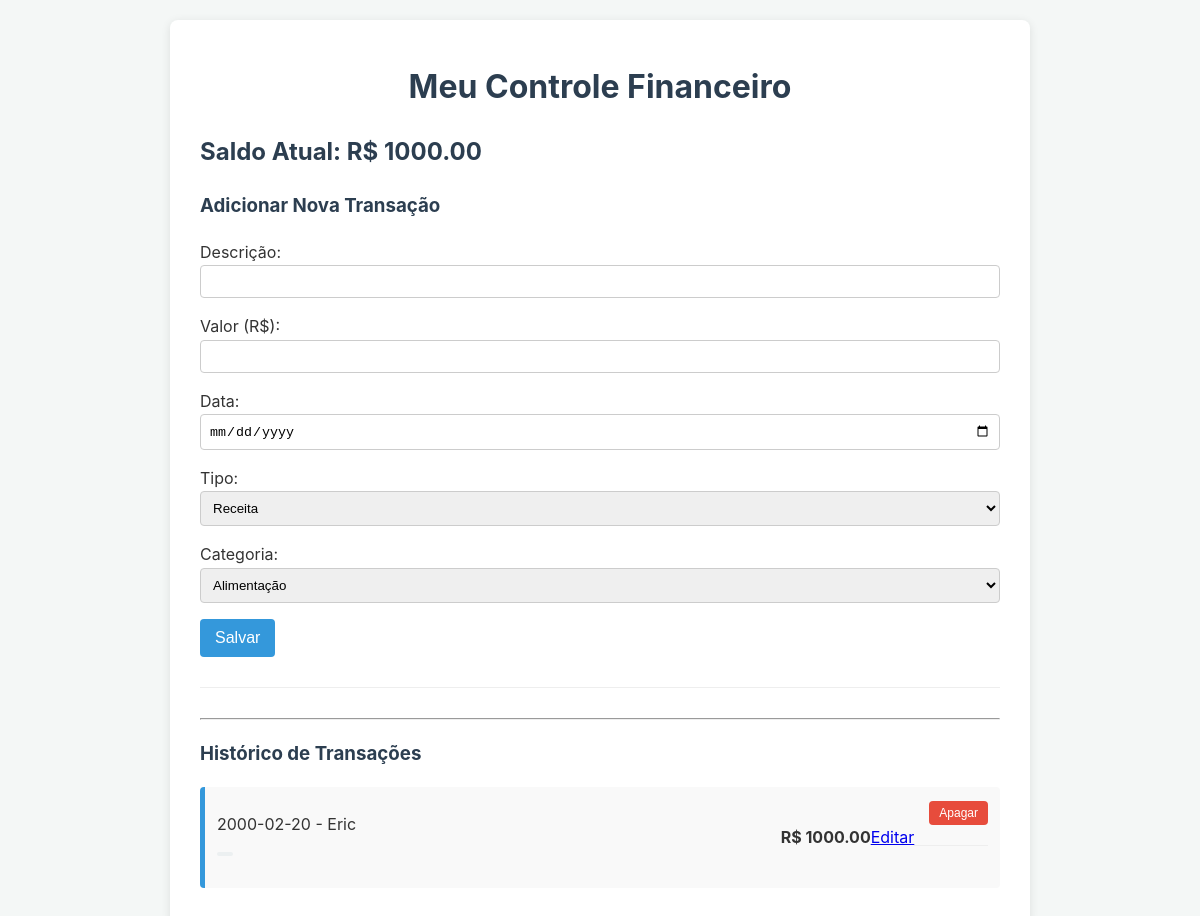
Before: / with the older database file.
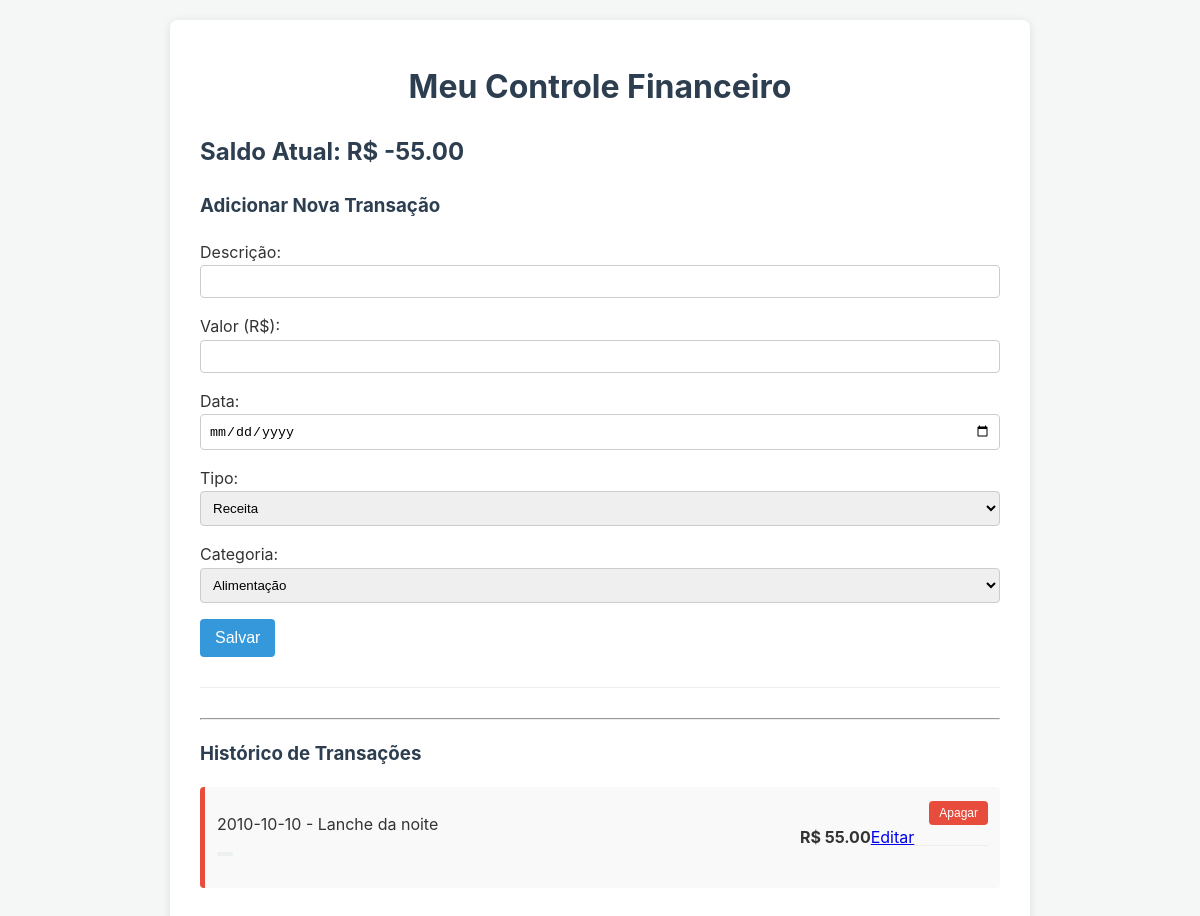
After: the same page with the newer database file.
### tables this page shows
CREATE TABLE transacoes (
        id INTEGER PRIMARY KEY AUTOINCREMENT,
        descricao TEXT NOT NULL,
        valor REAL NOT NULL,
        data TEXT NOT NULL,
        tipo TEXT NOT NULL,
        categoria_id INTEGER,
        FOREIGN KEY (categoria_id) REFERENCES categorias(id)
    );

### app.py (the view)
@app.route('/')
def index():
    conn = get_db_connection()
    transacoes = conn.execute('SELECT * FROM transacoes ORDER BY data DESC').fetchall()
    categorias = conn.execute('SELECT * FROM categorias ORDER BY nome').fetchall()
    saldo = 0
    for t in transacoes:
        if t['tipo'] == 'receita':
            saldo += t['valor']
        else:
            saldo -= t['valor']
    conn.close()
    return render_template('index.html', transacoes=transacoes, saldo=saldo, categorias=categorias)

### app.py (called while the page is built)
def get_db_connection():
    conn = sqlite3.connect('financeiro.db')
    conn.row_factory = sqlite3.Row
    return conn

### templates/index.html (shortened to what this page needs)
<!DOCTYPE html>
<html lang="pt-br">
<head>
    <link rel="stylesheet" href="{{ url_for('static', filename='style.css') }}">
</head>
<body>
    <div class="container">
        <h1>Meu Controle Financeiro</h1>
        <h2>Saldo Atual: R$ {{ "%.2f"|format(saldo) }}</h2>
        <form action="/add" method="post">
            <h3>Adicionar Nova Transação</h3>
            <p>
                Descrição: <input type="text" name="descricao" required>
            </p>
            <p>
                Valor (R$): <input type="number" name="valor" step="0.01" required>
            </p>
            <p>
                Data: <input type="date" name="data" required>
            </p>
            <p>
                Tipo:
                <select name="tipo">
                    <option value="receita">Receita</option>
                </select>
            </p>
            <p>
                Categoria:
                <select name="categoria_id">
                    {% for cat in categorias %}
                        <option value="{{ cat['id'] }}">{{ cat['nome'] }}</option>
                    {% endfor %}
                </select>
            </p>
            <p>
                <button type="submit">Salvar</button>
            </p>
        </form>
        <hr>
        <h3>Histórico de Transações</h3>
        {% if not transacoes %}
            <p>Nenhuma transação registrada ainda.</p>
        {% else %}
            <ul>
                {% for t in transacoes %}
                    <li class="{{ t['tipo'] }}">
                        <div>
                            <span>{{ t['data'] }} - {{ t['descricao'] }}</span>
                            <br>
                            <span class="category-tag">{{ t['categoria_nome'] }}</span>
                        </div>
                        <div class="transaction-actions">
                            <strong>R$ {{ "%.2f"|format(t['valor']) }}</strong>
                            <a href="{{ url_for('edit_transaction', id=t['id']) }}" class="edit-btn">Editar</a>
                            <form action="{{ url_for('delete_transaction', id=t['id']) }}" method="post" style="display: inline;">
                                <button type="submit" class="delete-btn">Apagar</button>
                            </form>
                        </div>
                    </li>
                {% endfor %}
            </ul>
        {% endif %}
    </div>
</body>
</html>

### static/style.css (style rules this page uses)
body { font-family: -apple-system, BlinkMacSystemFont, "Segoe UI", Roboto, Helvetica, Arial, sans-serif; background-color: #f4f7f6; color: #333; line-height: 1.6; margin: 0; padding: 20px; }
.container { max-width: 800px; margin: auto; background: #fff; padding: 20px 30px; border-radius: 8px; box-shadow: 0 2px 10px rgba(0, 0, 0, 0.1); }
h1, h2, h3 { color: #2c3e50; }
h1 { text-align: center; margin-bottom: 20px; }
form { margin-bottom: 30px; border-bottom: 1px solid #eee; padding-bottom: 20px; }
form p { margin-bottom: 10px; }
input[type="text"], input[type="number"], input[type="date"], select { width: 100%; padding: 8px; border: 1px solid #ccc; border-radius: 4px; box-sizing: border-box; }
button { background-color: #3498db; color: white; padding: 10px 15px; border: none; border-radius: 4px; cursor: pointer; font-size: 16px; }
ul { list-style-type: none; padding: 0; }
li { background: #f9f9f9; margin-bottom: 8px; padding: 12px; border-radius: 4px; border-left: 5px solid #3498db; display: flex; justify-content: space-between; align-items: center; }
li.despesa { border-left-color: #e74c3c; }
.transaction-actions { display: flex; align-items: center; }
.delete-btn { background-color: #e74c3c; color: white; padding: 5px 10px; border: none; border-radius: 4px; cursor: pointer; font-size: 12px; margin-left: 15px; }
.category-tag { background-color: #ecf0f1; color: #7f8c8d; font-size: 12px; padding: 2px 8px; border-radius: 10px; display: inline-block; margin-top: 5px; }

Changed rows visible on the page:
removed transacoes: data "2000-02-20", descricao "Eric", valor "1000.00"
added transacoes: data "2010-10-10", descricao "Lanche da noite", valor "55.00"
Other visible differences:
{{ "%.2f"|format(saldo) }}: "1000.00" → "-55.00"
